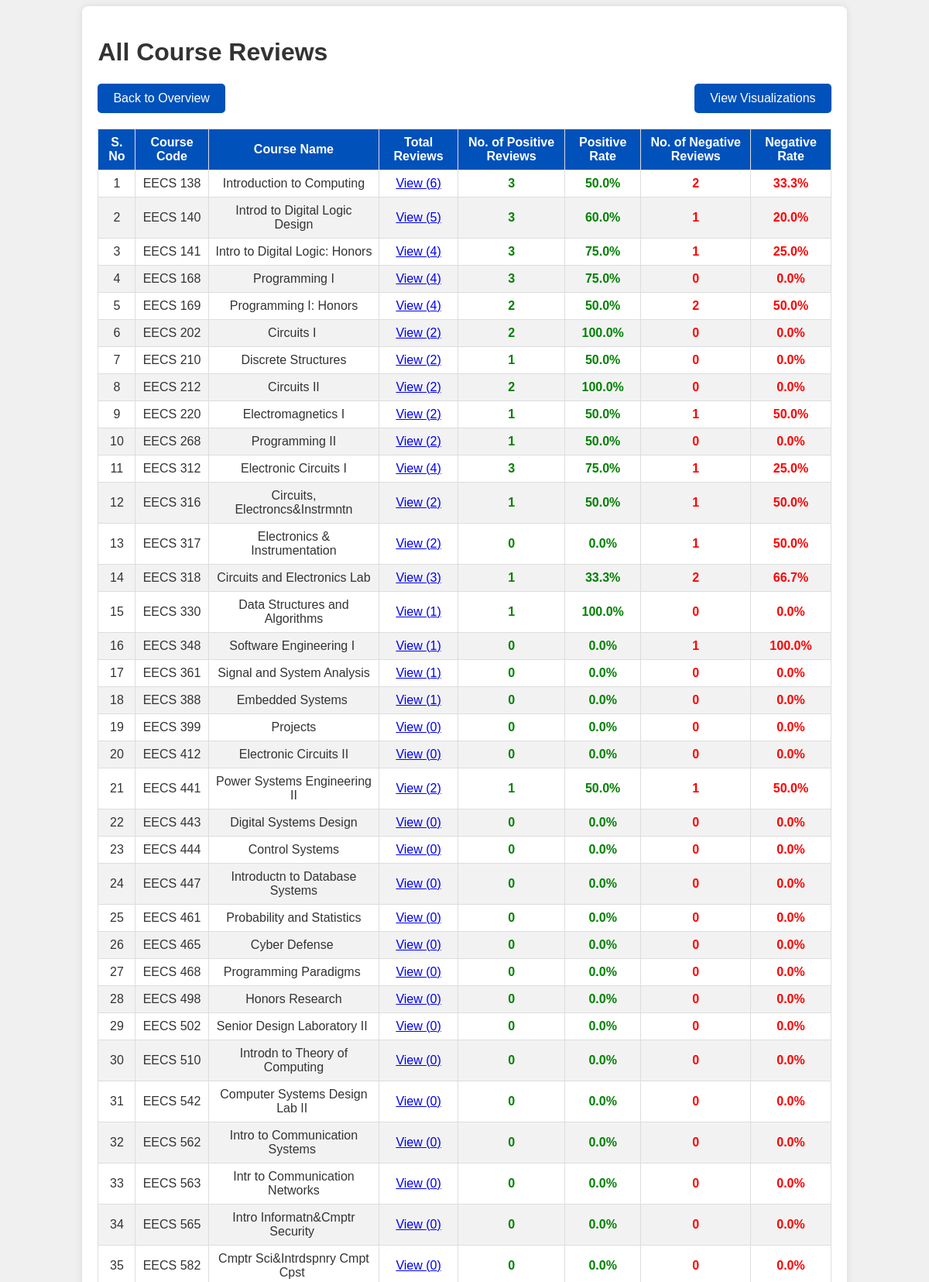
The app's page /view_all_course_reviews (upper part) with its own data.
### tables this page shows
CREATE TABLE courses (
            course_code TEXT PRIMARY KEY,
            course_name TEXT NOT NULL
        );

### app.py (the view)
@app.route('/view_all_course_reviews', methods=['GET'])
def view_all_course_reviews():
    conn = sqlite3.connect(DATABASE)
    c = conn.cursor()
    c.execute('''
        SELECT
            courses.course_code,
            courses.course_name,
            COUNT(reviews.id) as total_reviews,
            SUM(CASE WHEN sentiment IN (4, 5) THEN 1 ELSE 0 END) as positive_reviews,
            SUM(CASE WHEN sentiment IN (1, 2) THEN 1 ELSE 0 END) as negative_reviews
        FROM courses
        LEFT JOIN reviews ON courses.course_code = reviews.course_code
        GROUP BY courses.course_code, courses.course_name
    ''')
    courses_with_metrics = c.fetchall()
    conn.close()
    enhanced_courses = []
    for course in courses_with_metrics:
        course_code, course_name, total_reviews, positive_reviews, negative_reviews = course
        positive_rate = (positive_reviews / total_reviews * 100) if total_reviews > 0 else 0
        negative_rate = (negative_reviews / total_reviews * 100) if total_reviews > 0 else 0
        enhanced_courses.append(
            (course_code, course_name, total_reviews, positive_reviews, negative_reviews, positive_rate, negative_rate)
        )
    return render_template('view_all_course_reviews.html', courses=enhanced_courses, enumerate=enumerate)

### app.py (called while the page is built)
@app.after_request
def add_header(response):
    response.headers['Cache-Control'] = 'no-store, no-cache, must-revalidate, post-check=0, pre-check=0, max-age=0'
    response.headers['Pragma'] = 'no-cache'
    response.headers['Expires'] = '-1'
    return response

### templates/view_all_course_reviews.html (shortened to what this page needs)
<!DOCTYPE html>
<html lang="en">
<head>
    <link rel="stylesheet" href="{{ url_for('static', filename='style.css') }}">
</head>
<body>
    <div class="container">
        <h1>All Course Reviews</h1>
        <div class="button-container">
            <button class="button" onclick="redirectToOverview()">Back to Overview</button>
            <button class="button" onclick="showVisualizationModal()">View Visualizations</button>
        </div>
        <table>
            <thead>
                <tr>
                    <th>S. No</th>
                    <th>Course Code</th>
                    <th>Course Name</th>
                    <th>Total Reviews</th>
                    <th>No. of Positive Reviews</th>
                    <th>Positive Rate</th>
                    <th>No. of Negative Reviews</th>
                    <th>Negative Rate</th>
                </tr>
            </thead>
            <tbody>
                {% for idx, course in enumerate(courses) %}
                <tr>
                    <td>{{ idx + 1 }}</td>
                    <td>{{ course[0] }}</td>
                    <td>{{ course[1] }}</td>
                    <td>
                        <a href="#" onclick="viewReviews('{{ course[0] }}')">View ({{ course[2] }})</a>
                    </td>
                    <td class="positive">{{ course[3] }}</td>
                    <td class="positive">{{ "%.1f" | format(course[5]) }}%</td>
                    <td class="negative">{{ course[4] }}</td>
                    <td class="negative">{{ "%.1f" | format(course[6]) }}%</td>
                </tr>
                {% endfor %}
            </tbody>
        </table>
    </div>
</body>
</html>

### static/style.css (style rules this page uses)
body { font-family: Arial, sans-serif; background-color: #f0f0f0; color: #333; }
.container { width: 80%; margin: 0 auto; background-color: #fff; padding: 20px; border-radius: 8px; box-shadow: 0 0 10px rgba(0, 0, 0, 0.1); }
table { width: 100%; border-collapse: collapse; margin-top: 20px; }
table, th, td { border: 1px solid #ddd; padding: 8px; text-align: center; }
th { background-color: #0051BA; color: white; }
tr:nth-child(even) { background-color: #f2f2f2; }
.button-container { display: flex; justify-content: space-between; margin-bottom: 20px; }
.button { background-color: #0051BA; color: white; border: none; padding: 10px 20px; cursor: pointer; font-size: 16px; border-radius: 5px; text-align: center; }
.positive { color: green; font-weight: bold; }
.negative { color: red; font-weight: bold; }

### records on screen
courses: course_code "EECS 138", course_name "Introduction to Computing"
courses: course_code "EECS 140", course_name "Introd to Digital Logic Design"
courses: course_code "EECS 141", course_name "Intro to Digital Logic: Honors"
courses: course_code "EECS 168", course_name "Programming I"
courses: course_code "EECS 169", course_name "Programming I: Honors"
courses: course_code "EECS 202", course_name "Circuits I"
courses: course_code "EECS 210", course_name "Discrete Structures"
courses: course_code "EECS 212", course_name "Circuits II"
courses: course_code "EECS 220", course_name "Electromagnetics I"
courses: course_code "EECS 268", course_name "Programming II"
courses: course_code "EECS 312", course_name "Electronic Circuits I"
courses: course_code "EECS 316", course_name "Circuits, Electroncs&Instrmntn"
courses: course_code "EECS 317", course_name "Electronics & Instrumentation"
courses: course_code "EECS 318", course_name "Circuits and Electronics Lab"
courses: course_code "EECS 330", course_name "Data Structures and Algorithms"
courses: course_code "EECS 348", course_name "Software Engineering I"
courses: course_code "EECS 361", course_name "Signal and System Analysis"
courses: course_code "EECS 388", course_name "Embedded Systems"
courses: course_code "EECS 399", course_name "Projects"
courses: course_code "EECS 412", course_name "Electronic Circuits II"
courses: course_code "EECS 441", course_name "Power Systems Engineering II"
courses: course_code "EECS 443", course_name "Digital Systems Design"
courses: course_code "EECS 444", course_name "Control Systems"
courses: course_code "EECS 447", course_name "Introductn to Database Systems"
courses: course_code "EECS 461", course_name "Probability and Statistics"
courses: course_code "EECS 465", course_name "Cyber Defense"
courses: course_code "EECS 468", course_name "Programming Paradigms"
courses: course_code "EECS 498", course_name "Honors Research"
courses: course_code "EECS 502", course_name "Senior Design Laboratory II"
courses: course_code "EECS 510", course_name "Introdn to Theory of Computing"
courses: course_code "EECS 542", course_name "Computer Systems Design Lab II"
courses: course_code "EECS 562", course_name "Intro to Communication Systems"
courses: course_code "EECS 563", course_name "Intr to Communication Networks"
courses: course_code "EECS 565", course_name "Intro Informatn&Cmptr Security"
courses: course_code "EECS 582", course_name "Cmptr Sci&Intrdspnry Cmpt Cpst"

### other values on screen
{{ idx + 1 }} "1" "2" "3" "4" "5" "6" "7" "8" "9" "10" "11" "12" "13" "14" "15" "16" "17" "18" "19" "20" "21" "22" "23" "24" "25" "26" "27" "28" "29" "30" "31" "32" "33" "34" "35"
{{ course[2] }} "6" "5" "4" "4" "4" "2" "2" "2" "2" "2" "4" "2" "2" "3" "1" "1" "1" "1" "0" "0" "2" "0" "0" "0" "0" "0" "0" "0" "0" "0" "0" "0" "0" "0" "0"
{{ course[3] }} "3" "3" "3" "3" "2" "2" "1" "2" "1" "1" "3" "1" "0" "1" "1" "0" "0" "0" "0" "0" "1" "0" "0" "0" "0" "0" "0" "0" "0" "0" "0" "0" "0" "0" "0"
{{ "%.1f" | format(course[5]) }} "50.0" "60.0" "75.0" "75.0" "50.0" "100.0" "50.0" "100.0" "50.0" "50.0" "75.0" "50.0" "0.0" "33.3" "100.0" "0.0" "0.0" "0.0" "0.0" "0.0" "50.0" "0.0" "0.0" "0.0" "0.0" "0.0" "0.0" "0.0" "0.0" "0.0" "0.0" "0.0" "0.0" "0.0" "0.0"
{{ course[4] }} "2" "1" "1" "0" "2" "0" "0" "0" "1" "0" "1" "1" "1" "2" "0" "1" "0" "0" "0" "0" "1" "0" "0" "0" "0" "0" "0" "0" "0" "0" "0" "0" "0" "0" "0"
{{ "%.1f" | format(course[6]) }} "33.3" "20.0" "25.0" "0.0" "50.0" "0.0" "0.0" "0.0" "50.0" "0.0" "25.0" "50.0" "50.0" "66.7" "0.0" "100.0" "0.0" "0.0" "0.0" "0.0" "50.0" "0.0" "0.0" "0.0" "0.0" "0.0" "0.0" "0.0" "0.0" "0.0" "0.0" "0.0" "0.0" "0.0" "0.0"
